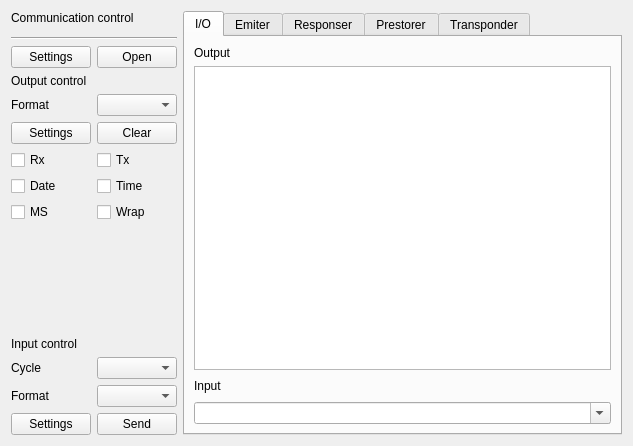
<?xml version="1.0" encoding="UTF-8"?>
<ui version="4.0">
 <class>SAKToolBoxUi</class>
 <widget class="QWidget" name="SAKToolBoxUi">
  <property name="geometry">
   <rect>
    <x>0</x>
    <y>0</y>
    <width>633</width>
    <height>446</height>
   </rect>
  </property>
  <property name="windowTitle">
   <string notr="true">Form</string>
  </property>
  <layout class="QGridLayout" name="gridLayout_3">
   <item row="0" column="1">
    <widget class="QTabWidget" name="tabWidget">
     <property name="tabPosition">
      <enum>QTabWidget::North</enum>
     </property>
     <property name="tabShape">
      <enum>QTabWidget::Rounded</enum>
     </property>
     <property name="currentIndex">
      <number>0</number>
     </property>
     <widget class="QWidget" name="tabIO">
      <attribute name="title">
       <string>I/O</string>
      </attribute>
      <layout class="QGridLayout" name="gridLayout_2">
       <item row="1" column="0" colspan="3">
        <widget class="QTextBrowser" name="textBrowserOutput"/>
       </item>
       <item row="2" column="1">
        <spacer name="horizontalSpacer">
         <property name="orientation">
          <enum>Qt::Horizontal</enum>
         </property>
         <property name="sizeHint" stdset="0">
          <size>
           <width>40</width>
           <height>20</height>
          </size>
         </property>
        </spacer>
       </item>
       <item row="3" column="0" colspan="3">
        <widget class="QComboBox" name="comboBoxInput">
         <property name="sizePolicy">
          <sizepolicy hsizetype="Expanding" vsizetype="Fixed">
           <horstretch>0</horstretch>
           <verstretch>0</verstretch>
          </sizepolicy>
         </property>
         <property name="editable">
          <bool>true</bool>
         </property>
        </widget>
       </item>
       <item row="2" column="2">
        <widget class="QLabel" name="label_7">
         <property name="text">
          <string/>
         </property>
        </widget>
       </item>
       <item row="2" column="0">
        <widget class="QLabel" name="label">
         <property name="text">
          <string>Input</string>
         </property>
        </widget>
       </item>
       <item row="0" column="0" colspan="3">
        <layout class="QHBoxLayout" name="horizontalLayout">
         <item>
          <widget class="QLabel" name="label_8">
           <property name="text">
            <string>Output</string>
           </property>
          </widget>
         </item>
        </layout>
       </item>
      </layout>
     </widget>
     <widget class="QWidget" name="tabEmiter">
      <attribute name="title">
       <string>Emiter</string>
      </attribute>
     </widget>
     <widget class="QWidget" name="tabResponser">
      <attribute name="title">
       <string>Responser</string>
      </attribute>
     </widget>
     <widget class="QWidget" name="tabPrestorer">
      <attribute name="title">
       <string>Prestorer</string>
      </attribute>
     </widget>
     <widget class="QWidget" name="tabTransponder">
      <attribute name="title">
       <string>Transponder</string>
      </attribute>
     </widget>
    </widget>
   </item>
   <item row="0" column="0">
    <widget class="QWidget" name="widget" native="true">
     <layout class="QGridLayout" name="gridLayout">
      <property name="leftMargin">
       <number>0</number>
      </property>
      <property name="topMargin">
       <number>0</number>
      </property>
      <property name="rightMargin">
       <number>0</number>
      </property>
      <property name="bottomMargin">
       <number>0</number>
      </property>
      <item row="5" column="1">
       <widget class="SAKTextFormatComboBox" name="comboBoxOutputFormat"/>
      </item>
      <item row="12" column="1">
       <widget class="QComboBox" name="comboBoxInputIntervel">
        <property name="editable">
         <bool>false</bool>
        </property>
       </widget>
      </item>
      <item row="6" column="1">
       <widget class="QPushButton" name="pushButtonOutputClear">
        <property name="text">
         <string>Clear</string>
        </property>
       </widget>
      </item>
      <item row="5" column="0">
       <widget class="QLabel" name="label_9">
        <property name="text">
         <string>Format</string>
        </property>
       </widget>
      </item>
      <item row="13" column="0">
       <widget class="QLabel" name="label_6">
        <property name="text">
         <string>Format</string>
        </property>
       </widget>
      </item>
      <item row="14" column="0">
       <widget class="QPushButton" name="pushButtonInputSettings">
        <property name="text">
         <string>Settings</string>
        </property>
       </widget>
      </item>
      <item row="7" column="0">
       <widget class="QCheckBox" name="checkBoxOutputRx">
        <property name="text">
         <string>Rx</string>
        </property>
       </widget>
      </item>
      <item row="12" column="0">
       <widget class="QLabel" name="label_5">
        <property name="text">
         <string>Cycle</string>
        </property>
       </widget>
      </item>
      <item row="3" column="1">
       <widget class="QPushButton" name="pushButtonCommunicationOpen">
        <property name="text">
         <string>Open</string>
        </property>
       </widget>
      </item>
      <item row="6" column="0">
       <widget class="QPushButton" name="pushButtonOutputSettings">
        <property name="text">
         <string>Settings</string>
        </property>
       </widget>
      </item>
      <item row="1" column="0" colspan="2">
       <widget class="QWidget" name="widgetCommunicationToolUi" native="true">
        <property name="minimumSize">
         <size>
          <width>0</width>
          <height>0</height>
         </size>
        </property>
       </widget>
      </item>
      <item row="13" column="1">
       <widget class="SAKTextFormatComboBox" name="comboBoxInputFormat"/>
      </item>
      <item row="9" column="0">
       <widget class="QCheckBox" name="checkBoxOutputMs">
        <property name="text">
         <string>MS</string>
        </property>
       </widget>
      </item>
      <item row="10" column="0">
       <spacer name="verticalSpacer">
        <property name="orientation">
         <enum>Qt::Vertical</enum>
        </property>
        <property name="sizeHint" stdset="0">
         <size>
          <width>20</width>
          <height>40</height>
         </size>
        </property>
       </spacer>
      </item>
      <item row="14" column="1">
       <widget class="QPushButton" name="pushButtonInputSend">
        <property name="text">
         <string>Send</string>
        </property>
       </widget>
      </item>
      <item row="8" column="0">
       <widget class="QCheckBox" name="checkBoxOutputDate">
        <property name="text">
         <string>Date</string>
        </property>
       </widget>
      </item>
      <item row="8" column="1">
       <widget class="QCheckBox" name="checkBoxOutputTime">
        <property name="text">
         <string>Time</string>
        </property>
       </widget>
      </item>
      <item row="7" column="1">
       <widget class="QCheckBox" name="checkBoxOutputTx">
        <property name="text">
         <string>Tx</string>
        </property>
       </widget>
      </item>
      <item row="9" column="1">
       <widget class="QCheckBox" name="checkBoxOutputWrap">
        <property name="text">
         <string>Wrap</string>
        </property>
       </widget>
      </item>
      <item row="3" column="0">
       <widget class="QPushButton" name="pushButtonCommunicationSettings">
        <property name="text">
         <string>Settings</string>
        </property>
       </widget>
      </item>
      <item row="2" column="0" colspan="2">
       <widget class="Line" name="line">
        <property name="orientation">
         <enum>Qt::Horizontal</enum>
        </property>
       </widget>
      </item>
      <item row="11" column="0" colspan="2">
       <widget class="QLabel" name="label_10">
        <property name="text">
         <string>Input control</string>
        </property>
       </widget>
      </item>
      <item row="4" column="0" colspan="2">
       <widget class="QLabel" name="label_4">
        <property name="text">
         <string>Output control</string>
        </property>
       </widget>
      </item>
      <item row="0" column="0" colspan="2">
       <widget class="QLabel" name="label_3">
        <property name="text">
         <string>Communication control</string>
        </property>
       </widget>
      </item>
     </layout>
    </widget>
   </item>
  </layout>
 </widget>
 <customwidgets>
  <customwidget>
   <class>SAKTextFormatComboBox</class>
   <extends>QComboBox</extends>
   <header location="global">SAKTextFormatComboBox.hh</header>
  </customwidget>
 </customwidgets>
 <resources/>
 <connections>
  <connection>
   <sender>pushButtonOutputClear</sender>
   <signal>clicked()</signal>
   <receiver>textBrowserOutput</receiver>
   <slot>clear()</slot>
   <hints>
    <hint type="sourcelabel">
     <x>163</x>
     <y>205</y>
    </hint>
    <hint type="destinationlabel">
     <x>272</x>
     <y>208</y>
    </hint>
   </hints>
  </connection>
 </connections>
</ui>
